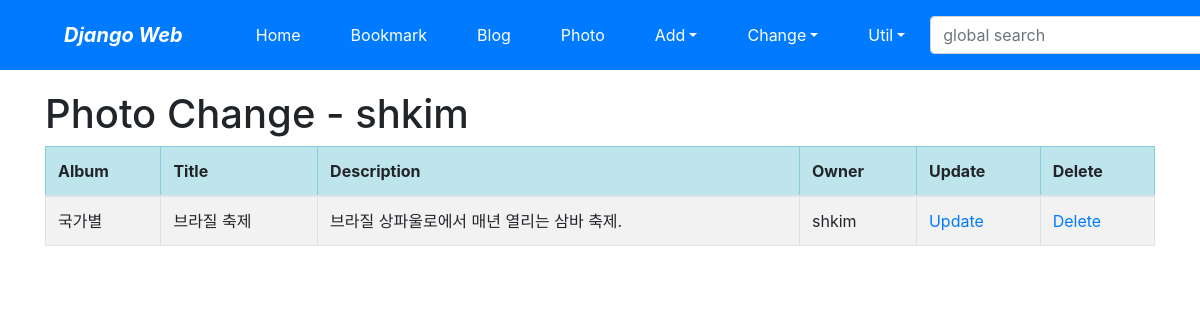
/photo/photo/change/ (signed in), run on the app's committed database.
### photo/models.py (models this page shows, shortened)
class Photo(models.Model):
    album = models.ForeignKey(Album, on_delete=models.CASCADE)
    title = models.CharField('TITLE', max_length=30)
    description = models.TextField('Photo Description', blank=True)
    image = models.ImageField('IMAGE', upload_to='SorlPhoto/%Y')
    upload_dt = models.DateTimeField('UPLOAD DATE', auto_now_add=True)
    owner = models.ForeignKey('auth.User', on_delete=models.CASCADE, verbose_name='OWNER', blank=True, null=True)
    class Meta:
        ordering = ('title',)

class Album(models.Model):
    name = models.CharField('NAME', max_length=30)
    description = models.CharField('One Line Description', max_length=100, blank=True)
    owner = models.ForeignKey('auth.User', on_delete=models.CASCADE, verbose_name='OWNER', blank=True, null=True)
    class Meta:
        ordering = ('name',)
    def __str__(self):
        return self.name

### photo/views.py (the view)
# urls.py: path('photo/change/', views.PhotoChangeLV.as_view(), name='photo_change'),
class PhotoChangeLV(LoginRequiredMixin, ListView):
    model = Photo
    template_name = 'photo/photo_change_list.html'
    def get_queryset(self):
        return Photo.objects.filter(owner=self.request.user)

### photo/templates/photo/photo_change_list.html (shortened to what this page needs)
{% extends "base.html" %}
{% block content %}
    <h1>Photo Change - {{user}}</h1>
    <table class="table table-striped table-bordered table-condensed">
        <thead>
        <tr class="table-info">
            <th>Album</th>
            <th>Title</th>
            <th>Description</th>
            <th>Owner</th>
            <th>Update</th>
            <th>Delete</th>
        </tr>
        </thead>
        <tbody>
        {% for item in object_list %}
        <tr>
            <td>{{ item.album }}</td>
            <td>{{ item.title }}</td>
            <td>{{ item.description }}</td>
            <td>{{ item.owner }}</td>
            <td><a href="{% url 'photo:photo_update' item.id %}">Update</a></td>
            <td><a href="{% url 'photo:photo_delete' item.id %}">Delete</a></td>
        </tr>
        {% endfor %}
        </tbody>
    </table>
{% endblock %}

### data on the page
Photo: album "국가별", title "브라질 축제", description "브라질 상파울로에서 매년 열리는 삼바 축제.", owner "shkim"

### other printed values
{{ user }} "shkim"
